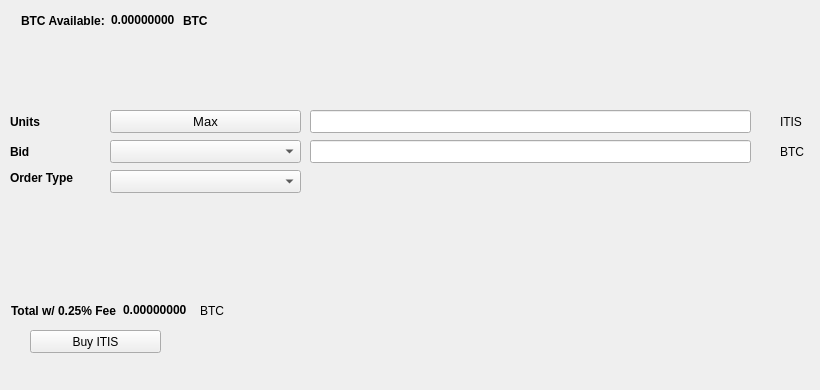
   <widget class="QWidget" name="BuyTab">
    <attribute name="title">
     <string>Buy</string>
    </attribute>
    <widget class="QPushButton" name="BuyITIS">
     <property name="geometry">
      <rect>
       <x>30</x>
       <y>330</y>
       <width>131</width>
       <height>23</height>
      </rect>
     </property>
     <property name="text">
      <string>Buy ITIS</string>
     </property>
     <property name="icon">
      <iconset resource="../itis.qrc">
       <normaloff>:/icons/bitcoin</normaloff>:/icons/bitcoin</iconset>
     </property>
    </widget>
    <widget class="QLabel" name="label_3">
     <property name="geometry">
      <rect>
       <x>10</x>
       <y>110</y>
       <width>46</width>
       <height>23</height>
      </rect>
     </property>
     <property name="font">
      <font>
       <weight>75</weight>
       <bold>true</bold>
      </font>
     </property>
     <property name="text">
      <string>Units</string>
     </property>
    </widget>
    <widget class="QLineEdit" name="UnitsInput">
     <property name="geometry">
      <rect>
       <x>310</x>
       <y>110</y>
       <width>441</width>
       <height>23</height>
      </rect>
     </property>
     <property name="font">
      <font>
       <pointsize>9</pointsize>
       <weight>75</weight>
       <bold>true</bold>
      </font>
     </property>
    </widget>
    <widget class="QLineEdit" name="BuyBidPriceEdit">
     <property name="geometry">
      <rect>
       <x>310</x>
       <y>140</y>
       <width>441</width>
       <height>23</height>
      </rect>
     </property>
     <property name="font">
      <font>
       <pointsize>9</pointsize>
       <weight>75</weight>
       <bold>true</bold>
      </font>
     </property>
    </widget>
    <widget class="QLabel" name="label_4">
     <property name="geometry">
      <rect>
       <x>780</x>
       <y>110</y>
       <width>31</width>
       <height>23</height>
      </rect>
     </property>
     <property name="text">
      <string>ITIS</string>
     </property>
    </widget>
    <widget class="QLabel" name="label_5">
     <property name="geometry">
      <rect>
       <x>780</x>
       <y>140</y>
       <width>31</width>
       <height>23</height>
      </rect>
     </property>
     <property name="text">
      <string>BTC</string>
     </property>
    </widget>
    <widget class="QLabel" name="label_6">
     <property name="geometry">
      <rect>
       <x>10</x>
       <y>140</y>
       <width>46</width>
       <height>23</height>
      </rect>
     </property>
     <property name="font">
      <font>
       <weight>75</weight>
       <bold>true</bold>
      </font>
     </property>
     <property name="text">
      <string>Bid</string>
     </property>
    </widget>
    <widget class="QLabel" name="label_7">
     <property name="geometry">
      <rect>
       <x>10</x>
       <y>170</y>
       <width>91</width>
       <height>16</height>
      </rect>
     </property>
     <property name="font">
      <font>
       <weight>75</weight>
       <bold>true</bold>
      </font>
     </property>
     <property name="text">
      <string>Order Type</string>
     </property>
    </widget>
    <widget class="QPushButton" name="Buy_Max_Amount">
     <property name="geometry">
      <rect>
       <x>110</x>
       <y>110</y>
       <width>191</width>
       <height>23</height>
      </rect>
     </property>
     <property name="font">
      <font>
       <pointsize>10</pointsize>
      </font>
     </property>
     <property name="text">
      <string>Max</string>
     </property>
    </widget>
    <widget class="QComboBox" name="BuyBidcomboBox">
     <property name="geometry">
      <rect>
       <x>110</x>
       <y>140</y>
       <width>191</width>
       <height>23</height>
      </rect>
     </property>
     <property name="font">
      <font>
       <pointsize>10</pointsize>
      </font>
     </property>
    </widget>
    <widget class="QComboBox" name="buyOrdertypeCombo">
     <property name="geometry">
      <rect>
       <x>110</x>
       <y>170</y>
       <width>191</width>
       <height>23</height>
      </rect>
     </property>
     <property name="font">
      <font>
       <pointsize>10</pointsize>
      </font>
     </property>
    </widget>
    <widget class="QWidget" name="layoutWidget1">
     <property name="geometry">
      <rect>
       <x>21</x>
       <y>11</y>
       <width>227</width>
       <height>19</height>
      </rect>
     </property>
     <layout class="QHBoxLayout" name="horizontalLayout_3">
      <item>
       <widget class="QLabel" name="label232">
        <property name="font">
         <font>
          <weight>75</weight>
          <bold>true</bold>
         </font>
        </property>
        <property name="text">
         <string>BTC Available:</string>
        </property>
       </widget>
      </item>
      <item>
       <widget class="QLabel" name="BtcAvailableLbl">
        <property name="palette">
         <palette>
          <active>
           <colorrole role="WindowText">
            <brush brushstyle="SolidPattern">
             <color alpha="255">
              <red>0</red>
              <green>0</green>
              <blue>0</blue>
             </color>
            </brush>
           </colorrole>
           <colorrole role="Button">
            <brush brushstyle="SolidPattern">
             <color alpha="255">
              <red>0</red>
              <green>170</green>
              <blue>0</blue>
             </color>
            </brush>
           </colorrole>
           <colorrole role="Light">
            <brush brushstyle="SolidPattern">
             <color alpha="255">
              <red>0</red>
              <green>255</green>
              <blue>0</blue>
             </color>
            </brush>
           </colorrole>
           <colorrole role="Midlight">
            <brush brushstyle="SolidPattern">
             <color alpha="255">
              <red>0</red>
              <green>212</green>
              <blue>0</blue>
             </color>
            </brush>
           </colorrole>
           <colorrole role="Dark">
            <brush brushstyle="SolidPattern">
             <color alpha="255">
              <red>0</red>
              <green>85</green>
              <blue>0</blue>
             </color>
            </brush>
           </colorrole>
           <colorrole role="Mid">
            <brush brushstyle="SolidPattern">
             <color alpha="255">
              <red>0</red>
              <green>113</green>
              <blue>0</blue>
             </color>
            </brush>
           </colorrole>
           <colorrole role="Text">
            <brush brushstyle="SolidPattern">
             <color alpha="255">
              <red>0</red>
              <green>170</green>
              <blue>0</blue>
             </color>
            </brush>
           </colorrole>
           <colorrole role="BrightText">
            <brush brushstyle="SolidPattern">
             <color alpha="255">
              <red>255</red>
              <green>255</green>
              <blue>255</blue>
             </color>
            </brush>
           </colorrole>
           <colorrole role="ButtonText">
            <brush brushstyle="SolidPattern">
             <color alpha="255">
              <red>0</red>
              <green>0</green>
              <blue>0</blue>
             </color>
            </brush>
           </colorrole>
           <colorrole role="Base">
            <brush brushstyle="SolidPattern">
             <color alpha="255">
              <red>255</red>
              <green>255</green>
              <blue>255</blue>
             </color>
            </brush>
           </colorrole>
           <colorrole role="Window">
            <brush brushstyle="SolidPattern">
             <color alpha="255">
              <red>0</red>
              <green>170</green>
              <blue>0</blue>
             </color>
            </brush>
           </colorrole>
           <colorrole role="Shadow">
            <brush brushstyle="SolidPattern">
             <color alpha="255">
              <red>0</red>
              <green>0</green>
              <blue>0</blue>
             </color>
            </brush>
           </colorrole>
           <colorrole role="AlternateBase">
            <brush brushstyle="SolidPattern">
             <color alpha="255">
              <red>127</red>
              <green>212</green>
              <blue>127</blue>
             </color>
            </brush>
           </colorrole>
           <colorrole role="ToolTipBase">
            <brush brushstyle="SolidPattern">
             <color alpha="255">
              <red>255</red>
              <green>255</green>
              <blue>220</blue>
             </color>
            </brush>
           </colorrole>
           <colorrole role="ToolTipText">
            <brush brushstyle="SolidPattern">
             <color alpha="255">
              <red>0</red>
              <green>0</green>
              <blue>0</blue>
             </color>
            </brush>
           </colorrole>
          </active>
          <inactive>
           <colorrole role="WindowText">
            <brush brushstyle="SolidPattern">
             <color alpha="255">
              <red>0</red>
              <green>0</green>
              <blue>0</blue>
             </color>
            </brush>
           </colorrole>
           <colorrole role="Button">
            <brush brushstyle="SolidPattern">
             <color alpha="255">
              <red>0</red>
              <green>170</green>
              <blue>0</blue>
             </color>
            </brush>
           </colorrole>
           <colorrole role="Light">
            <brush brushstyle="SolidPattern">
             <color alpha="255">
              <red>0</red>
              <green>255</green>
              <blue>0</blue>
             </color>
            </brush>
           </colorrole>
           <colorrole role="Midlight">
            <brush brushstyle="SolidPattern">
             <color alpha="255">
              <red>0</red>
              <green>212</green>
              <blue>0</blue>
             </color>
            </brush>
           </colorrole>
           <colorrole role="Dark">
            <brush brushstyle="SolidPattern">
             <color alpha="255">
              <red>0</red>
              <green>85</green>
              <blue>0</blue>
             </color>
            </brush>
           </colorrole>
           <colorrole role="Mid">
            <brush brushstyle="SolidPattern">
             <color alpha="255">
              <red>0</red>
              <green>113</green>
              <blue>0</blue>
             </color>
            </brush>
           </colorrole>
           <colorrole role="Text">
            <brush brushstyle="SolidPattern">
             <color alpha="255">
              <red>0</red>
              <green>170</green>
              <blue>0</blue>
             </color>
            </brush>
           </colorrole>
           <colorrole role="BrightText">
            <brush brushstyle="SolidPattern">
             <color alpha="255">
              <red>255</red>
              <green>255</green>
              <blue>255</blue>
             </color>
            </brush>
           </colorrole>
           <colorrole role="ButtonText">
            <brush brushstyle="SolidPattern">
             <color alpha="255">
              <red>0</red>
              <green>0</green>
              <blue>0</blue>
             </color>
            </brush>
           </colorrole>
           <colorrole role="Base">
            <brush brushstyle="SolidPattern">
             <color alpha="255">
              <red>255</red>
              <green>255</green>
              <blue>255</blue>
             </color>
            </brush>
           </colorrole>
           <colorrole role="Window">
            <brush brushstyle="SolidPattern">
             <color alpha="255">
              <red>0</red>
              <green>170</green>
              <blue>0</blue>
             </color>
            </brush>
           </colorrole>
           <colorrole role="Shadow">
            <brush brushstyle="SolidPattern">
             <color alpha="255">
              <red>0</red>
              <green>0</green>
              <blue>0</blue>
             </color>
            </brush>
           </colorrole>
           <colorrole role="AlternateBase">
            <brush brushstyle="SolidPattern">
             <color alpha="255">
              <red>127</red>
              <green>212</green>
              <blue>127</blue>
             </color>
            </brush>
           </colorrole>
           <colorrole role="ToolTipBase">
            <brush brushstyle="SolidPattern">
             <color alpha="255">
              <red>255</red>
              <green>255</green>
              <blue>220</blue>
             </color>
            </brush>
           </colorrole>
           <colorrole role="ToolTipText">
            <brush brushstyle="SolidPattern">
             <color alpha="255">
              <red>0</red>
              <green>0</green>
              <blue>0</blue>
             </color>
            </brush>
           </colorrole>
          </inactive>
          <disabled>
           <colorrole role="WindowText">
            <brush brushstyle="SolidPattern">
             <color alpha="255">
              <red>0</red>
              <green>85</green>
              <blue>0</blue>
             </color>
            </brush>
           </colorrole>
           <colorrole role="Button">
            <brush brushstyle="SolidPattern">
             <color alpha="255">
              <red>0</red>
              <green>170</green>
              <blue>0</blue>
             </color>
            </brush>
           </colorrole>
           <colorrole role="Light">
            <brush brushstyle="SolidPattern">
             <color alpha="255">
              <red>0</red>
              <green>255</green>
              <blue>0</blue>
             </color>
            </brush>
           </colorrole>
           <colorrole role="Midlight">
            <brush brushstyle="SolidPattern">
             <color alpha="255">
              <red>0</red>
              <green>212</green>
              <blue>0</blue>
             </color>
            </brush>
           </colorrole>
           <colorrole role="Dark">
            <brush brushstyle="SolidPattern">
             <color alpha="255">
              <red>0</red>
              <green>85</green>
              <blue>0</blue>
             </color>
            </brush>
           </colorrole>
           <colorrole role="Mid">
            <brush brushstyle="SolidPattern">
             <color alpha="255">
              <red>0</red>
              <green>113</green>
              <blue>0</blue>
             </color>
            </brush>
           </colorrole>
           <colorrole role="Text">
            <brush brushstyle="SolidPattern">
             <color alpha="255">
              <red>0</red>
              <green>85</green>
              <blue>0</blue>
             </color>
            </brush>
           </colorrole>
           <colorrole role="BrightText">
            <brush brushstyle="SolidPattern">
             <color alpha="255">
              <red>255</red>
              <green>255</green>
              <blue>255</blue>
             </color>
            </brush>
           </colorrole>
           <colorrole role="ButtonText">
            <brush brushstyle="SolidPattern">
             <color alpha="255">
              <red>0</red>
              <green>85</green>
              <blue>0</blue>
             </color>
            </brush>
           </colorrole>
           <colorrole role="Base">
            <brush brushstyle="SolidPattern">
             <color alpha="255">
              <red>0</red>
              <green>170</green>
              <blue>0</blue>
             </color>
            </brush>
           </colorrole>
           <colorrole role="Window">
            <brush brushstyle="SolidPattern">
             <color alpha="255">
              <red>0</red>
              <green>170</green>
              <blue>0</blue>
             </color>
            </brush>
           </colorrole>
           <colorrole role="Shadow">
            <brush brushstyle="SolidPattern">
             <color alpha="255">
              <red>0</red>
              <green>0</green>
              <blue>0</blue>
             </color>
            </brush>
           </colorrole>
           <colorrole role="AlternateBase">
            <brush brushstyle="SolidPattern">
             <color alpha="255">
              <red>0</red>
              <green>170</green>
              <blue>0</blue>
             </color>
            </brush>
           </colorrole>
           <colorrole role="ToolTipBase">
            <brush brushstyle="SolidPattern">
             <color alpha="255">
              <red>255</red>
              <green>255</green>
              <blue>220</blue>
             </color>
            </brush>
           </colorrole>
           <colorrole role="ToolTipText">
            <brush brushstyle="SolidPattern">
             <color alpha="255">
              <red>0</red>
              <green>0</green>
              <blue>0</blue>
             </color>
            </brush>
           </colorrole>
          </disabled>
         </palette>
        </property>
        <property name="font">
         <font>
          <weight>75</weight>
          <bold>true</bold>
         </font>
        </property>
        <property name="text">
         <string>0.00000000</string>
        </property>
        <property name="textInteractionFlags">
         <set>Qt::LinksAccessibleByMouse|Qt::TextSelectableByKeyboard|Qt::TextSelectableByMouse</set>
        </property>
       </widget>
      </item>
      <item>
       <widget class="QLabel" name="BtcAvailableLbl_2">
        <property name="font">
         <font>
          <weight>75</weight>
          <bold>true</bold>
         </font>
        </property>
        <property name="text">
         <string>BTC</string>
        </property>
       </widget>
      </item>
     </layout>
    </widget>
    <widget class="QWidget" name="layoutWidge2">
     <property name="geometry">
      <rect>
       <x>11</x>
       <y>301</y>
       <width>259</width>
       <height>19</height>
      </rect>
     </property>
     <layout class="QHBoxLayout" name="horizontalLayout_4">
      <item>
       <widget class="QLabel" name="label_9">
        <property name="font">
         <font>
          <weight>75</weight>
          <bold>true</bold>
         </font>
        </property>
        <property name="text">
         <string>Total w/ 0.25% Fee</string>
        </property>
       </widget>
      </item>
      <item>
       <widget class="QLabel" name="BuyCostLabel">
        <property name="palette">
         <palette>
          <active>
           <colorrole role="WindowText">
            <brush brushstyle="SolidPattern">
             <color alpha="255">
              <red>0</red>
              <green>0</green>
              <blue>0</blue>
             </color>
            </brush>
           </colorrole>
           <colorrole role="Button">
            <brush brushstyle="SolidPattern">
             <color alpha="255">
              <red>0</red>
              <green>170</green>
              <blue>0</blue>
             </color>
            </brush>
           </colorrole>
           <colorrole role="Light">
            <brush brushstyle="SolidPattern">
             <color alpha="255">
              <red>0</red>
              <green>255</green>
              <blue>0</blue>
             </color>
            </brush>
           </colorrole>
           <colorrole role="Midlight">
            <brush brushstyle="SolidPattern">
             <color alpha="255">
              <red>0</red>
              <green>212</green>
              <blue>0</blue>
             </color>
            </brush>
           </colorrole>
           <colorrole role="Dark">
            <brush brushstyle="SolidPattern">
             <color alpha="255">
              <red>0</red>
              <green>85</green>
              <blue>0</blue>
             </color>
            </brush>
           </colorrole>
           <colorrole role="Mid">
            <brush brushstyle="SolidPattern">
             <color alpha="255">
              <red>0</red>
              <green>113</green>
              <blue>0</blue>
             </color>
            </brush>
           </colorrole>
           <colorrole role="Text">
            <brush brushstyle="SolidPattern">
             <color alpha="255">
              <red>0</red>
              <green>170</green>
              <blue>0</blue>
             </color>
            </brush>
           </colorrole>
           <colorrole role="BrightText">
            <brush brushstyle="SolidPattern">
             <color alpha="255">
              <red>255</red>
              <green>255</green>
              <blue>255</blue>
             </color>
            </brush>
           </colorrole>
           <colorrole role="ButtonText">
            <brush brushstyle="SolidPattern">
             <color alpha="255">
              <red>0</red>
              <green>0</green>
              <blue>0</blue>
             </color>
            </brush>
           </colorrole>
           <colorrole role="Base">
            <brush brushstyle="SolidPattern">
             <color alpha="255">
              <red>255</red>
              <green>255</green>
              <blue>255</blue>
             </color>
            </brush>
           </colorrole>
           <colorrole role="Window">
            <brush brushstyle="SolidPattern">
             <color alpha="255">
              <red>0</red>
              <green>170</green>
              <blue>0</blue>
             </color>
            </brush>
           </colorrole>
           <colorrole role="Shadow">
            <brush brushstyle="SolidPattern">
             <color alpha="255">
              <red>0</red>
              <green>0</green>
              <blue>0</blue>
             </color>
            </brush>
           </colorrole>
           <colorrole role="AlternateBase">
            <brush brushstyle="SolidPattern">
             <color alpha="255">
              <red>127</red>
              <green>212</green>
              <blue>127</blue>
             </color>
            </brush>
           </colorrole>
           <colorrole role="ToolTipBase">
            <brush brushstyle="SolidPattern">
             <color alpha="255">
              <red>255</red>
              <green>255</green>
              <blue>220</blue>
             </color>
            </brush>
           </colorrole>
           <colorrole role="ToolTipText">
            <brush brushstyle="SolidPattern">
             <color alpha="255">
              <red>0</red>
              <green>0</green>
              <blue>0</blue>
             </color>
            </brush>
           </colorrole>
          </active>
          <inactive>
           <colorrole role="WindowText">
            <brush brushstyle="SolidPattern">
             <color alpha="255">
              <red>0</red>
              <green>0</green>
              <blue>0</blue>
             </color>
            </brush>
           </colorrole>
           <colorrole role="Button">
            <brush brushstyle="SolidPattern">
             <color alpha="255">
              <red>0</red>
              <green>170</green>
              <blue>0</blue>
             </color>
            </brush>
           </colorrole>
           <colorrole role="Light">
            <brush brushstyle="SolidPattern">
             <color alpha="255">
              <red>0</red>
              <green>255</green>
              <blue>0</blue>
             </color>
            </brush>
           </colorrole>
           <colorrole role="Midlight">
            <brush brushstyle="SolidPattern">
             <color alpha="255">
              <red>0</red>
              <green>212</green>
              <blue>0</blue>
             </color>
            </brush>
           </colorrole>
           <colorrole role="Dark">
            <brush brushstyle="SolidPattern">
             <color alpha="255">
              <red>0</red>
              <green>85</green>
              <blue>0</blue>
             </color>
            </brush>
           </colorrole>
           <colorrole role="Mid">
            <brush brushstyle="SolidPattern">
             <color alpha="255">
              <red>0</red>
              <green>113</green>
              <blue>0</blue>
             </color>
            </brush>
           </colorrole>
           <colorrole role="Text">
            <brush brushstyle="SolidPattern">
             <color alpha="255">
              <red>0</red>
              <green>170</green>
              <blue>0</blue>
             </color>
            </brush>
           </colorrole>
           <colorrole role="BrightText">
            <brush brushstyle="SolidPattern">
             <color alpha="255">
              <red>255</red>
              <green>255</green>
              <blue>255</blue>
             </color>
            </brush>
           </colorrole>
           <colorrole role="ButtonText">
            <brush brushstyle="SolidPattern">
             <color alpha="255">
              <red>0</red>
              <green>0</green>
              <blue>0</blue>
             </color>
            </brush>
           </colorrole>
           <colorrole role="Base">
            <brush brushstyle="SolidPattern">
             <color alpha="255">
              <red>255</red>
              <green>255</green>
              <blue>255</blue>
             </color>
            </brush>
           </colorrole>
           <colorrole role="Window">
            <brush brushstyle="SolidPattern">
             <color alpha="255">
              <red>0</red>
              <green>170</green>
              <blue>0</blue>
             </color>
            </brush>
           </colorrole>
           <colorrole role="Shadow">
            <brush brushstyle="SolidPattern">
             <color alpha="255">
              <red>0</red>
              <green>0</green>
              <blue>0</blue>
             </color>
            </brush>
           </colorrole>
           <colorrole role="AlternateBase">
            <brush brushstyle="SolidPattern">
             <color alpha="255">
              <red>127</red>
              <green>212</green>
              <blue>127</blue>
             </color>
            </brush>
           </colorrole>
           <colorrole role="ToolTipBase">
            <brush brushstyle="SolidPattern">
             <color alpha="255">
              <red>255</red>
              <green>255</green>
              <blue>220</blue>
             </color>
            </brush>
           </colorrole>
           <colorrole role="ToolTipText">
            <brush brushstyle="SolidPattern">
             <color alpha="255">
              <red>0</red>
              <green>0</green>
              <blue>0</blue>
             </color>
            </brush>
           </colorrole>
          </inactive>
          <disabled>
           <colorrole role="WindowText">
            <brush brushstyle="SolidPattern">
             <color alpha="255">
              <red>0</red>
              <green>85</green>
              <blue>0</blue>
             </color>
            </brush>
           </colorrole>
           <colorrole role="Button">
            <brush brushstyle="SolidPattern">
             <color alpha="255">
              <red>0</red>
              <green>170</green>
              <blue>0</blue>
             </color>
            </brush>
           </colorrole>
           <colorrole role="Light">
            <brush brushstyle="SolidPattern">
             <color alpha="255">
              <red>0</red>
              <green>255</green>
              <blue>0</blue>
             </color>
            </brush>
           </colorrole>
           <colorrole role="Midlight">
            <brush brushstyle="SolidPattern">
             <color alpha="255">
              <red>0</red>
              <green>212</green>
              <blue>0</blue>
             </color>
            </brush>
           </colorrole>
           <colorrole role="Dark">
            <brush brushstyle="SolidPattern">
             <color alpha="255">
              <red>0</red>
              <green>85</green>
              <blue>0</blue>
             </color>
            </brush>
           </colorrole>
           <colorrole role="Mid">
            <brush brushstyle="SolidPattern">
             <color alpha="255">
              <red>0</red>
              <green>113</green>
              <blue>0</blue>
             </color>
            </brush>
           </colorrole>
           <colorrole role="Text">
            <brush brushstyle="SolidPattern">
             <color alpha="255">
              <red>0</red>
              <green>85</green>
              <blue>0</blue>
             </color>
            </brush>
           </colorrole>
           <colorrole role="BrightText">
            <brush brushstyle="SolidPattern">
             <color alpha="255">
              <red>255</red>
              <green>255</green>
              <blue>255</blue>
             </color>
            </brush>
           </colorrole>
           <colorrole role="ButtonText">
            <brush brushstyle="SolidPattern">
             <color alpha="255">
              <red>0</red>
              <green>85</green>
              <blue>0</blue>
             </color>
            </brush>
           </colorrole>
           <colorrole role="Base">
            <brush brushstyle="SolidPattern">
             <color alpha="255">
              <red>0</red>
              <green>170</green>
              <blue>0</blue>
             </color>
            </brush>
           </colorrole>
           <colorrole role="Window">
            <brush brushstyle="SolidPattern">
             <color alpha="255">
              <red>0</red>
              <green>170</green>
              <blue>0</blue>
             </color>
            </brush>
           </colorrole>
           <colorrole role="Shadow">
            <brush brushstyle="SolidPattern">
             <color alpha="255">
              <red>0</red>
              <green>0</green>
              <blue>0</blue>
             </color>
            </brush>
           </colorrole>
           <colorrole role="AlternateBase">
            <brush brushstyle="SolidPattern">
             <color alpha="255">
              <red>0</red>
              <green>170</green>
              <blue>0</blue>
             </color>
            </brush>
           </colorrole>
           <colorrole role="ToolTipBase">
            <brush brushstyle="SolidPattern">
             <color alpha="255">
              <red>255</red>
              <green>255</green>
              <blue>220</blue>
             </color>
            </brush>
           </colorrole>
           <colorrole role="ToolTipText">
            <brush brushstyle="SolidPattern">
             <color alpha="255">
              <red>0</red>
              <green>0</green>
              <blue>0</blue>
             </color>
            </brush>
           </colorrole>
          </disabled>
         </palette>
        </property>
        <property name="font">
         <font>
          <weight>75</weight>
          <bold>true</bold>
         </font>
        </property>
        <property name="autoFillBackground">
         <bool>false</bool>
        </property>
        <property name="text">
         <string>0.00000000</string>
        </property>
        <property name="textInteractionFlags">
         <set>Qt::LinksAccessibleByMouse|Qt::TextSelectableByMouse</set>
        </property>
       </widget>
      </item>
      <item>
       <widget class="QLabel" name="label_10">
        <property name="font">
         <font>
          <weight>50</weight>
          <bold>false</bold>
         </font>
        </property>
        <property name="text">
         <string>BTC</string>
        </property>
       </widget>
      </item>
     </layout>
    </widget>
    <widget class="QLabel" name="label_24">
     <property name="geometry">
      <rect>
       <x>460</x>
       <y>300</y>
       <width>281</width>
       <height>81</height>
      </rect>
     </property>
     <property name="text">
      <string/>
     </property>
     <property name="pixmap">
      <pixmap>:/images/bittrex</pixmap>
     </property>
    </widget>
   </widget>
